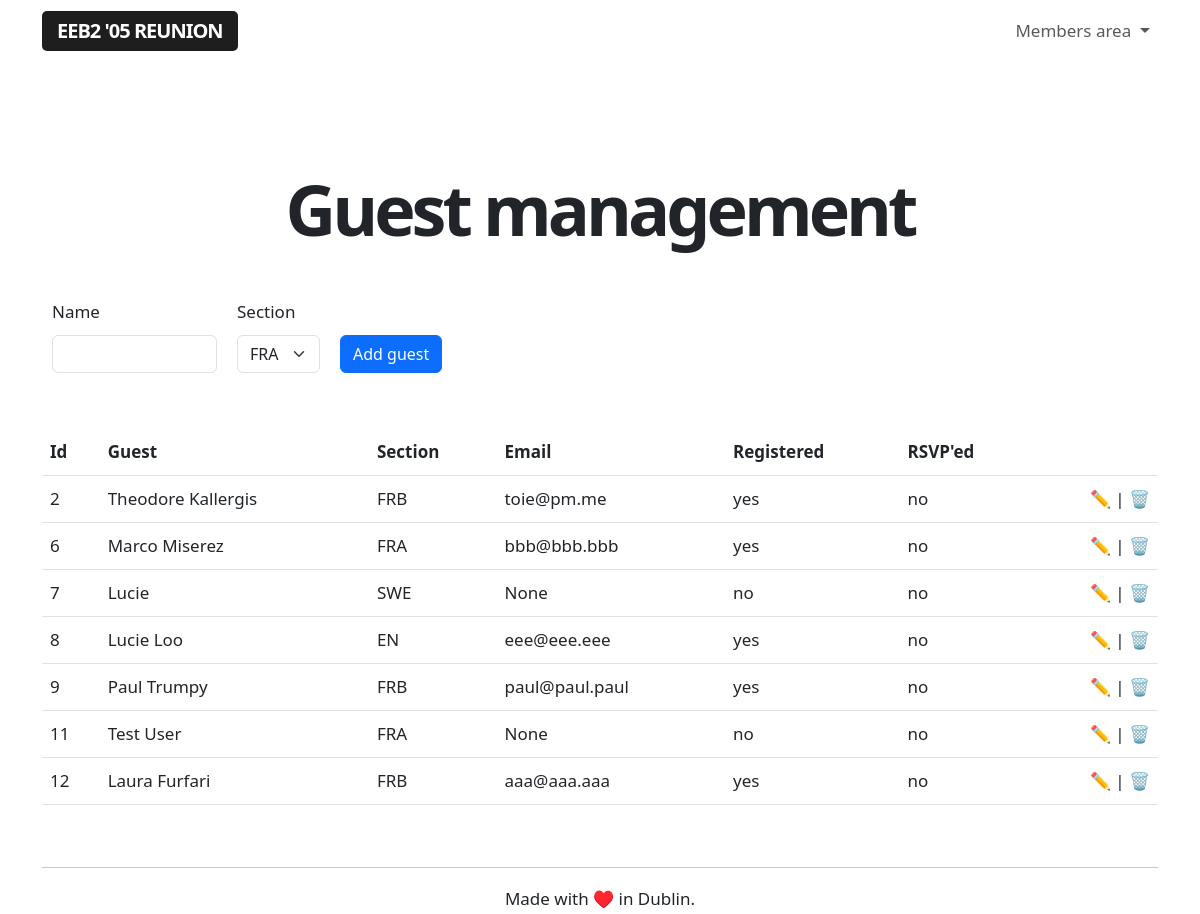
The app's page /admin/guests (signed in), older data.
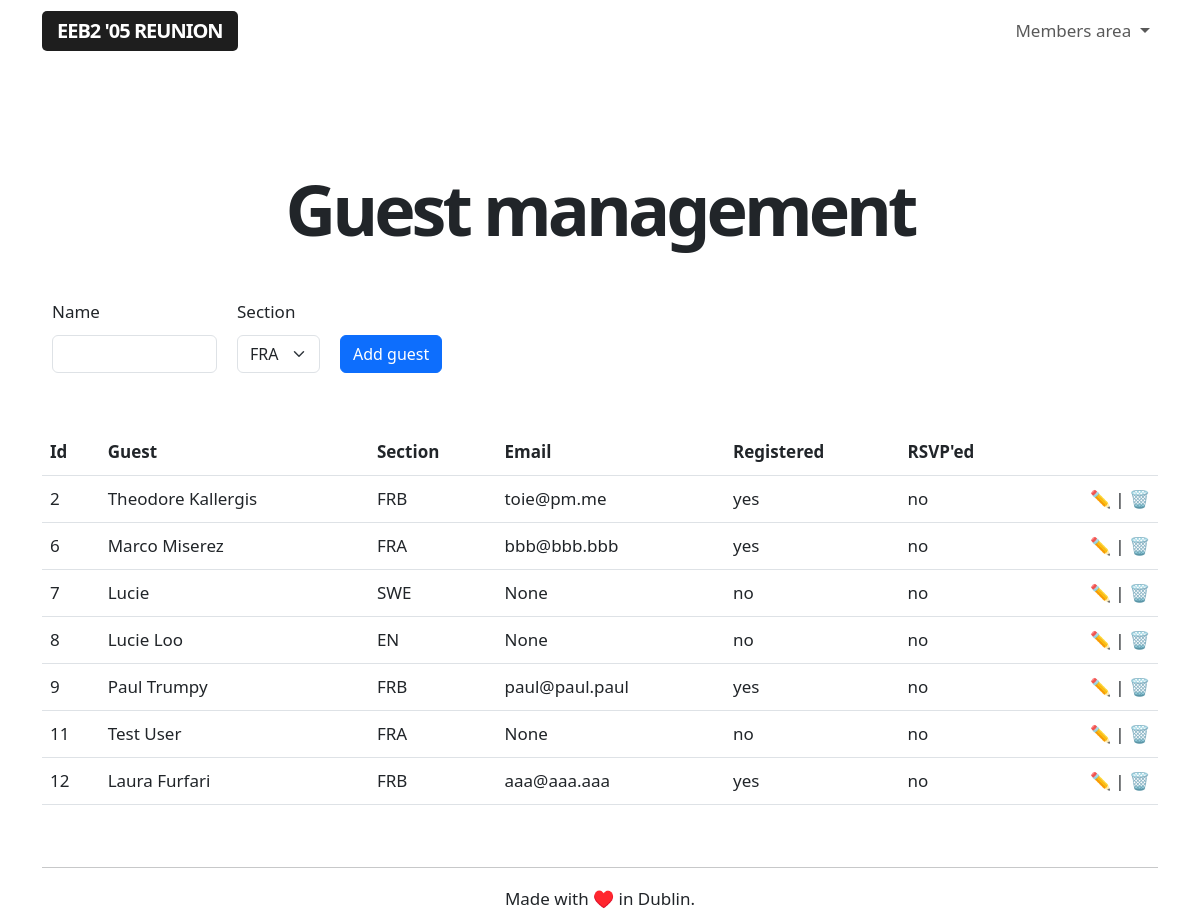
The same page, newer data.
### app/models.py (models this page shows, shortened)
class Guest(db.Model):
    id = db.Column(db.Integer, primary_key=True)
    name = db.Column(db.String(64), index=True, unique=False)
    section = db.Column(db.String(64), index=True, unique=False)
    email = db.Column(db.String(120), index=True, unique=True)
    registered = db.Column(db.String(120), index=True, unique=False)
    rsvp = db.Column(db.String(64), index=True, unique=False)

### app/routes.py (the view, shortened to what this page needs)
@app.route('/admin/guests', methods=['GET', 'POST'])
@login_required
def adminguestmanagement():
    if current_user.role == 'admin':
        guests = Guest.query.order_by(Guest.id.asc())
        form = AddGuestForm()
    else:
        flash('This is a restricted area.')
        return redirect(url_for('index'))
    return render_template("guest_management.html", title='Guest list management', guests=guests, form=form)

### app/forms.py
class AddGuestForm(FlaskForm):
    guestname = StringField('Name', validators=[DataRequired()])
    section = SelectField(u'Section', choices = [], validators = [DataRequired()])
    submit = SubmitField('Add guest')
    def __init__(self):
        super(AddGuestForm, self).__init__()
        self.section.choices = Section.query.all()

### app/models.py (called while the page is built)
@login.user_loader
def load_user(id):
    return User.query.get(int(id))

    def __repr__(self):
        return '{}'.format(self.section)

### app/templates/guest_management.html (shortened to what this page needs)
{% extends "base.html" %}
{% block content %}
<div class="title">
    <h1>Guest management</h1>
</div>
<br>
<br>
<form action="" method="post" novalidate>
    <table >
    <tbody>
        <tr>
            <td class="guesttable">
                <p>
                    {{ form.guestname.label (class_='form-label')}} <br>
                    {{ form.guestname(size=10, class_='form-control')}}
                </p>
            </td>
            <td class="guesttable">
                <p>
                    {{ form.section.label (class_='form-label')}} <br>
                    {{ form.section(class_='form-select')}}
                </p>
            </td>
            <td class="guesttable">
                <p>{{ form.submit(class_='btn btn-primary') }}</p>
            </td>
        </tr>
    </tbody>
</table>
<br>
</form>
<table class="table">
    <tr>
        <th>Id</th>
        <th>Guest</th>
        <th>Section</th>
        <th>Email</th>
        <th>Registered</th>
        <th>RSVP'ed</th>
        <th></th>
    </tr>
{% for guest in guests %}
    {% include '_guests.html' %}
{% endfor %}
</table>
{% endblock %}

### app/templates/_guests.html
<tr>
    <td>{{ guest.id }}</td>
    <td>{{ guest.name }}</td>
    <td>{{ guest.section }}</td>
    <td>{{ guest.email }}</td>
    <td>{{ guest.registered }}</td>
    <td>{{ guest.rsvp }}</td>
    <td class="aligniconsright"><a class="nolinkdecoration" href="#">✏️</a> | <a class="nolinkdecoration" href="{{ url_for('delete_guest', guestid=guest.id) }}">🗑️</td>
</tr>

Row changes from the older to the newer data that the page shows:
changed Guest "Lucie Loo": email "eee@eee.eee" → "None"; registered "yes" → "no"
